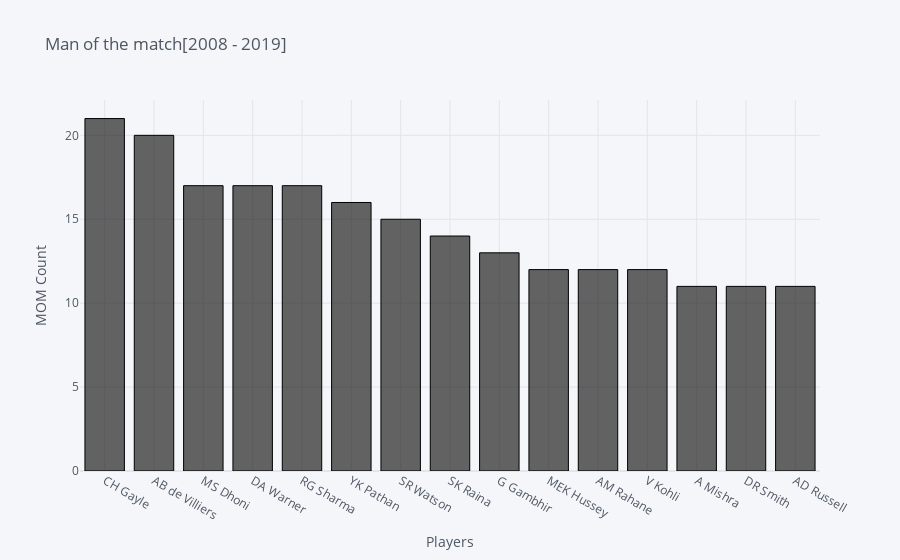

The code cell stored with this chart in its notebook:
### Code cell
mom_df.iplot(kind = 'bar' , x = 'Players' , y = 'MOM Count' , title = 'Man of the match[2008 - 2019]' , xTitle = 'Players' , yTitle = 'MOM Count',colors='black')

### Figure 1 — Plotly figure (JSON) as saved in the notebook; plotly's stock layout.template omitted (floating-point values rounded to 4 significant figures)
{"data": [{"marker": {"color": "rgba(0, 0, 0, 0.6)", "line": {"color": "rgba(0, 0, 0, 1.0)", "width": 1}}, "name": "MOM Count", "orientation": "v", "text": "", "type": "bar", "x": ["CH Gayle", "AB de Villiers", "MS Dhoni", "DA Warner", "RG Sharma", "YK Pathan", "SR Watson", "SK Raina", "G Gambhir", "MEK Hussey", "AM Rahane", "V Kohli", "A Mishra", "DR Smith", "AD Russell"], "y": [21, 20, 17, 17, 17, 16, 15, 14, 13, 12, 12, 12, 11, 11, 11]}], "layout": {"legend": {"bgcolor": "#F5F6F9", "font": {"color": "#4D5663"}}, "paper_bgcolor": "#F5F6F9", "plot_bgcolor": "#F5F6F9", "title": {"font": {"color": "#4D5663"}, "text": "Man of the match[2008 - 2019]"}, "xaxis": {"gridcolor": "#E1E5ED", "showgrid": true, "tickfont": {"color": "#4D5663"}, "title": {"font": {"color": "#4D5663"}, "text": "Players"}, "zerolinecolor": "#E1E5ED"}, "yaxis": {"gridcolor": "#E1E5ED", "showgrid": true, "tickfont": {"color": "#4D5663"}, "title": {"font": {"color": "#4D5663"}, "text": "MOM Count"}, "zerolinecolor": "#E1E5ED"}}}
